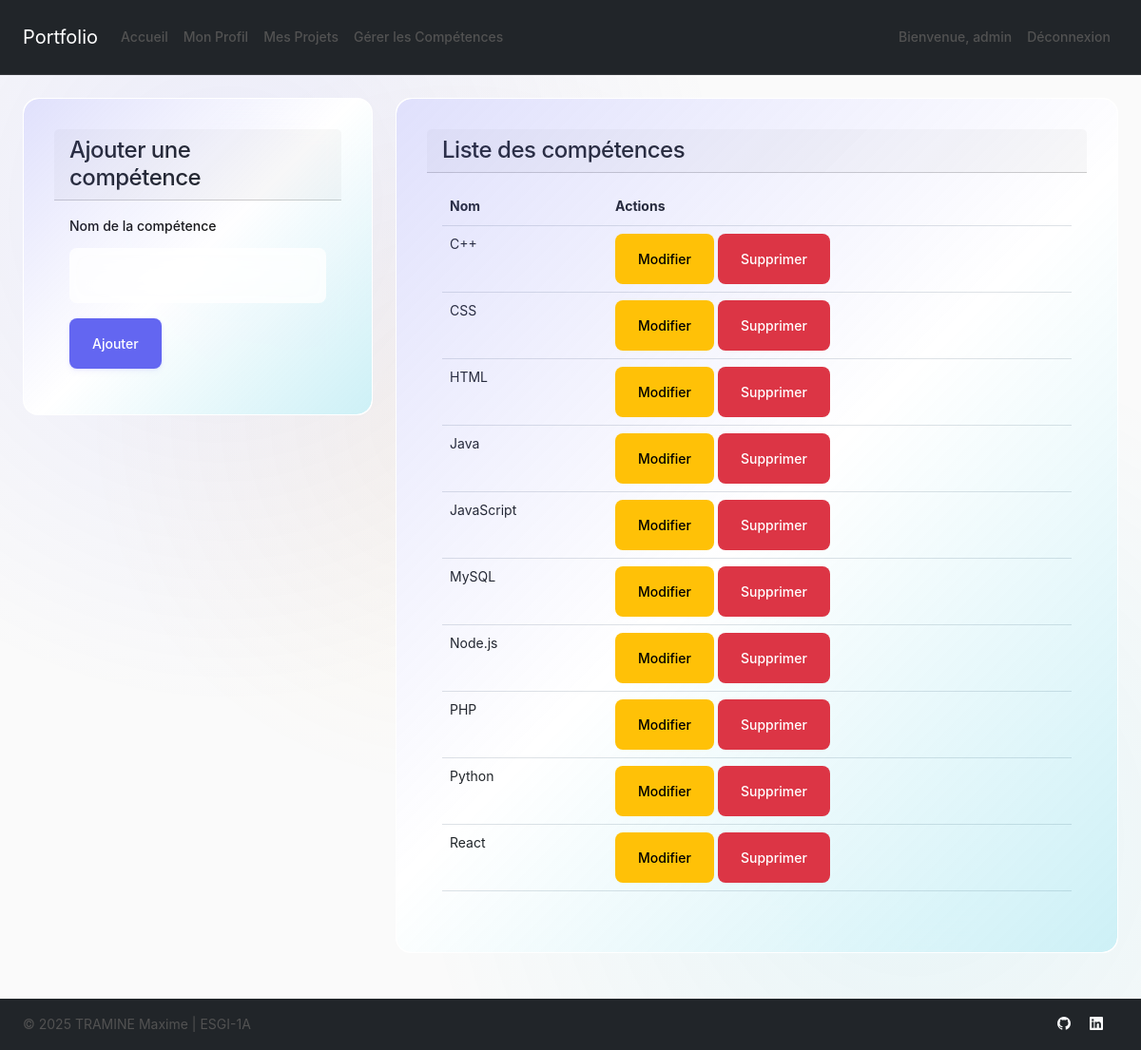
/admin/skills.php (signed in), run on the app's committed database.
### tables this page shows
CREATE TABLE IF NOT EXISTS skills (
    id INT PRIMARY KEY AUTO_INCREMENT,
    name VARCHAR(100) NOT NULL UNIQUE,
    created_at TIMESTAMP DEFAULT CURRENT_TIMESTAMP
);

### admin/skills.php (the view, shortened to what this page needs)
<?php
require_once '../includes/header.php';
$stmt = $pdo->query("SELECT * FROM skills ORDER BY name");
$skills = $stmt->fetchAll();
$edit_skill = null;
?>
<div class="row">
    <div class="col-md-4">
        <div class="card">
            <div class="card-header">
                <h2 class="h4 mb-0"><?php echo $edit_skill ? 'Modifier la compétence' : 'Ajouter une compétence'; ?></h2>
            </div>
            <div class="card-body">
                <form method="POST" action="">
                    <div class="mb-3">
                        <label for="name" class="form-label">Nom de la compétence</label>
                        <input type="text" class="form-control" id="name" name="name" value="<?php echo $edit_skill ? htmlspecialchars($edit_skill['name']) : ''; ?>" required>
                    </div>
                    <button type="submit" class="btn btn-primary"><?php echo $edit_skill ? 'Modifier' : 'Ajouter'; ?></button>
                </form>
            </div>
        </div>
    </div>
    <div class="col-md-8">
        <div class="card">
            <div class="card-header">
                <h2 class="h4 mb-0">Liste des compétences</h2>
            </div>
            <div class="card-body">
                <?php if (empty($skills)): ?>
                    <p class="text-muted">Aucune compétence n'a été ajoutée.</p>
                <?php else: ?>
                    <div class="table-responsive">
                        <table class="table">
                            <thead>
                                <tr>
                                    <th>Nom</th>
                                    <th>Actions</th>
                                </tr>
                            </thead>
                            <tbody>
                                <?php foreach ($skills as $skill): ?>
                                    <tr>
                                        <td><?php echo htmlspecialchars($skill['name']); ?></td>
                                        <td>
                                            <a href="?edit=<?php echo $skill['id']; ?>" class="btn btn-warning btn-sm">Modifier</a>
                                            <a href="?delete=<?php echo $skill['id']; ?>" class="btn btn-danger btn-sm" onclick="return confirm('Êtes-vous sûr de vouloir supprimer cette compétence ?')">Supprimer</a>
                                        </td>
                                    </tr>
                                <?php endforeach; ?>
                            </tbody>
                        </table>
                    </div>
                <?php endif; ?>
            </div>
        </div>
    </div>
</div>
<?php require_once '../includes/footer.php'; ?>

### data on the page
skills: name "C++"
skills: name "CSS"
skills: name "HTML"
skills: name "Java"
skills: name "JavaScript"
skills: name "MySQL"
skills: name "Node.js"
skills: name "PHP"
skills: name "Python"
skills: name "React"

### other printed values
$_SESSION['username'] "admin"
